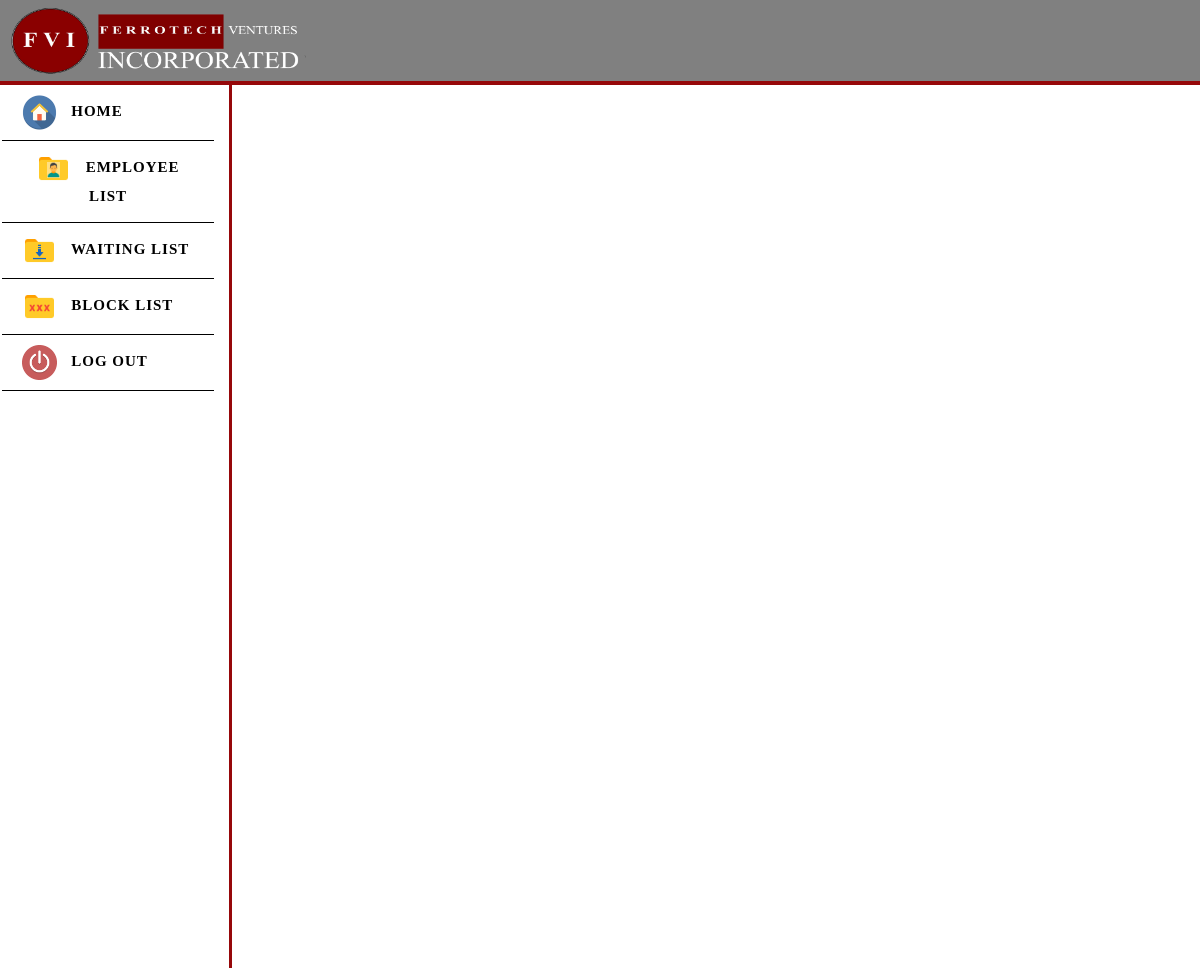
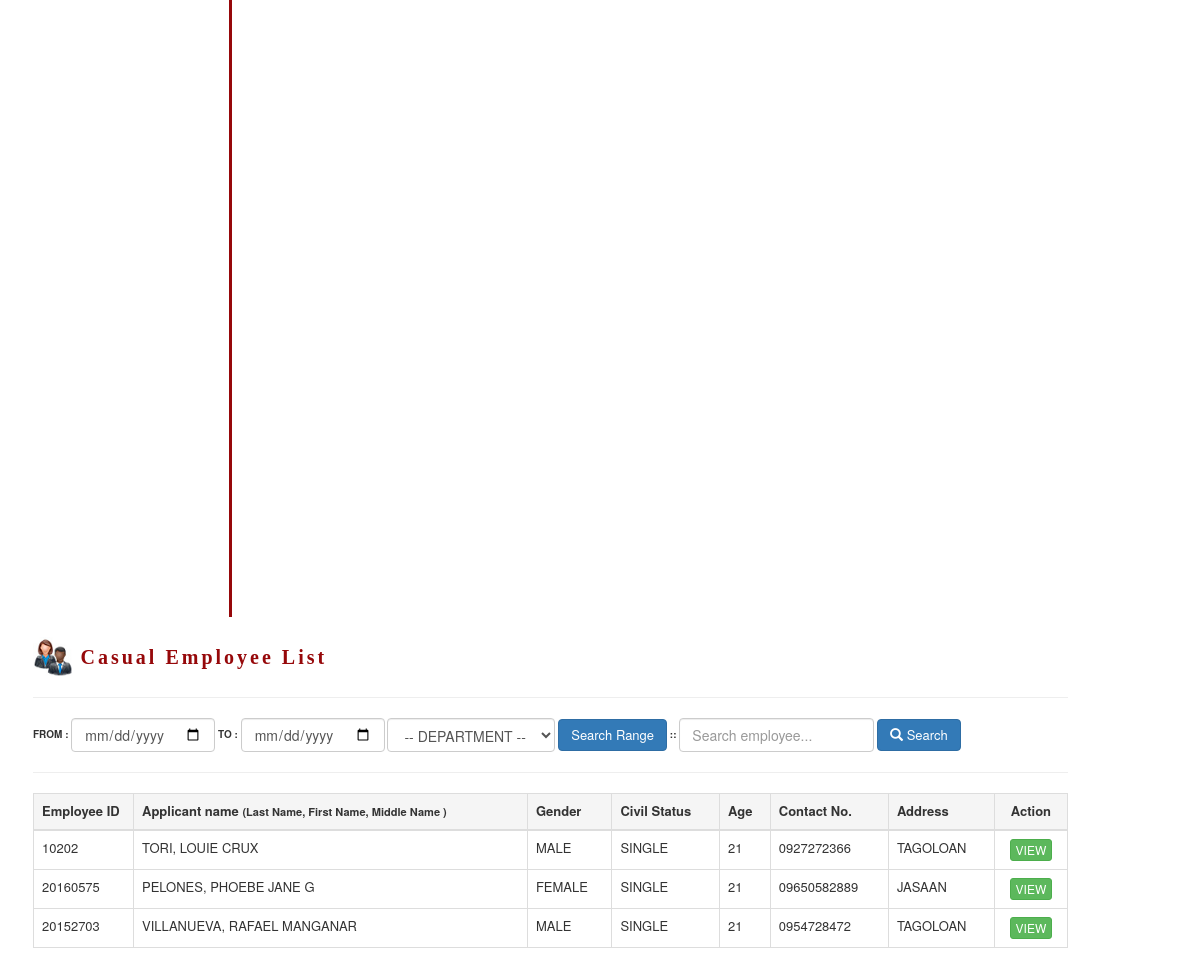
The page /casual_list.php (signed in) on the database its author committed (2 pictures, top to bottom).
### tables this page shows
CREATE TABLE `tbl_applicants` (
  `ID` int(11) NOT NULL,
  `a_id` text NOT NULL,
  `a_fname` varchar(26) NOT NULL,
  `a_lname` varchar(26) NOT NULL,
  `a_mname` varchar(26) NOT NULL,
  `a_gender` varchar(6) NOT NULL,
  `a_civilStatus` varchar(10) NOT NULL,
  `a_contactNumber` varchar(15) NOT NULL,
  `a_religion` varchar(100) NOT NULL,
  `a_birthday` date NOT NULL,
  `a_age` int(2) NOT NULL,
  `a_region` varchar(255) NOT NULL,
  `a_provine` varchar(255) NOT NULL,
  `a_city` varchar(255) NOT NULL,
  `a_brgy` varchar(255) NOT NULL,
  `a_education` varchar(255) NOT NULL,
  `a_masters` varchar(255) NOT NULL,
  `a_empRecords` varchar(255) NOT NULL,
  `a_dateApplied` date NOT NULL,
  `a_position` varchar(255) NOT NULL,
  `a_dateApproved` date NOT NULL,
  `a_status` text NOT NULL
);

CREATE TABLE `refcitymun` (
  `id` int(255) NOT NULL,
  `psgcCode` varchar(255) DEFAULT NULL,
  `citymunDesc` text,
  `regDesc` varchar(255) DEFAULT NULL,
  `provCode` varchar(255) DEFAULT NULL,
  `citymunCode` varchar(255) DEFAULT NULL
);

### casual_list.php (the view, shortened to what this page needs)
<!DOCTYPE html>
<html>
<head>
     <link rel="stylesheet" href="Bootstrap_Files/libs/bootstrap/css/bootstrap.min.css" />
	   <link rel="stylesheet" type="text/css" href="css/sidebar.css">
</head>
<body>
<nav class="navbar navbar-inverse" style="background-color:gray; border: 0px; border-bottom:4px solid rgb(150, 8, 10); border-radius: 0; padding: 5.5px;">
  <div class="container-fluid">
    <img style="margin-left: -1%;" src="images/header.png" width="300px" height="70px">
  </div>
</nav>
 <div class="sidebar col-sm-12 col-md-12 col-lg-6" style="margin-top:-20px; letter-spacing: 1px;">
 <a href="home.php" style="text-decoration: none;">
    <li>
      <span style="font-family: 'Calibri'">
        <img src="images/icons8-home-96.png" height="35px"> &nbsp; HOME
      </span>
    </li>
  </a>
  <li class="dropdown" style="font-family: 'Calibri'">
    <label class="dropbtn"><span><img src="images/icons8-user-folder-96.png" height="35px"></span> &nbsp; EMPLOYEE LIST</label>
  </li>
 	<a href="waiting_list.php" style="text-decoration: none; ">
    <li>
      <span style="font-family: 'Calibri'">
        <img src="images/icons8-downloads-folder-96.png" height="35px"> &nbsp; WAITING LIST
      </span>
    </li>
  </a>
  <a href="blocklist.php" style="text-decoration: none;">
    <li>
      <span style="font-family: 'Calibri'">
        <img src="images/icons8-porn-folder-96.png" height="35px"> &nbsp; BLOCK LIST
      </span>
    </li>
  </a>
   <a type="button" data-toggle="modal" data-target="#logout" style="text-decoration: none;">
    <li>
      <span style="font-family: 'Calibri'">
        <img src="images/off.png" height="35px"> &nbsp; LOG OUT
      </span>
    </li>
  </a>
 </div>
<div class="table-responsive container col-xs-6 col-md-6 col-lg-6" style="margin-left:18px;  width: 1065px;">
<div class="pull-left1">
  <h2 style="font-weight:bold; font-family: 'Corbel'; color:rgb(150, 8, 10);">
    <span><img src="images/casuallist.jpg" height="40px"></span> <b style="font-size:20px; letter-spacing:3px;">Casual Employee List</b>
  </h2>
</div>
<hr>
<form method="POST" class="form-inline" class="navbar-search" style="font-size: 10px;">
  <div class="pull-rSight">
    <div class="form-group">
      <?php
      if(isset($_POST['search_rage'])){
        $from = $_POST['rage_from'];
        $to = $_POST['rage_to'];
        $dep = $_POST['department'];
      }else{
        $from = "";
        $to = "";
      }
      ?>
     <b>FROM :</b>
     <input type="date" name="rage_from" value="<?= $from ?>" class="search-query form-control form-horizontal" placeholder="Search employee...">
     <b>TO :</b>
     <input type="date" name="rage_to" value="<?= $to ?>" class="search-query form-control form-horizontal" placeholder="Search employee...">
     <select class="form-control" name="department">
       <option>-- DEPARTMENT --</option>
     </select>
      <button class="btn btn-primary" type="submit" name="search_rage" style="font-size: 13px;">Search Range</button>
      <b> :: </b>
      <input type="text" name="search_v" class="search-query form-control" placeholder="Search employee...">
      <button class="btn btn-primary" type="submit" name="search_val" style="font-size: 13px;"><span class="glyphicon glyphicon-search"></span> Search</button>
    </div>
  </div>
</form>
<hr>
</div>
<div class="table-responsive container col-xs-6 col-md-6 col-lg-6" style="margin-left:18px;  width: 1065px;">
<table class="table table-hover table-bordered" cellpadding="10px">
  <thead>
    <tr class="active" style="font-weight: bold; font-size: 13px;">
      <th width="100">Employee ID</th>
      <th>Applicant name <small>(Last Name, First Name, Middle Name )</small></th>
      <th>Gender</th>
      <th>Civil Status</th>
      <th>Age</th>
      <th>Contact No.</th>
      <th>Address</th>
      <th><center>Action</center></th>
    </tr>
  </thead>
  <tbody>
    <?php
      if(isset($_POST['search_rage'])){
        $val = $_POST['search_v'];
        if(empty($val)){
          $from = $_POST['rage_from'];
          $to = $_POST['rage_to'];
          $dep = $_POST['department'];
          if(empty($from) || empty($to)){
            $sql = "SELECT * FROM tbl_applicant_field WHERE a_department = '$dep'";
            $query = mysql_query($sql)or die(mysql_error());
          }elseif(empty($dep)){
            $sql = "SELECT * FROM tbl_applicant_field WHERE a_dateHired <= '$to' AND a_dateEnd >= '$from'";
            $query = mysql_query($sql)or die(mysql_error());
          }else{
            $sql = "SELECT * FROM tbl_applicant_field WHERE a_dateHired <= '$to' AND a_dateEnd >= '$from' AND a_department = '$dep'";
            $query = mysql_query($sql)or die(mysql_error());
          }
        }else{
          $query = mysql_query("SELECT * from tbl_applicants WHERE a_status = 'Casual' AND (a_id LIKE '%$val%' OR a_lname LIKE '%$val%' OR a_fname LIKE '%$val%' OR a_mname LIKE '%$val%')")or die(mysql_error());
        }
      }elseif(isset($_POST['search_val'])){
        $val = $_POST['search_v'];
        $query = mysql_query("SELECT * from tbl_applicants WHERE a_status = 'Casual' AND (a_id LIKE '%$val%' OR a_lname LIKE '%$val%' OR a_fname LIKE '%$val%' OR a_mname LIKE '%$val%') AND a_status = 'Casual'")or die(mysql_error());
      }else{
        $query = mysql_query("SELECT * from tbl_applicants where a_status = 'Casual' ORDER BY ID DESC")or die(mysql_error());
      }
      if(mysql_num_rows($query) == 0){
        ?>
        <center><h2><b><p style="color:red; letter-spacing: 3px; font-size: 25px;"><img src="images/Mazenl77-NX11-Folder-Default.ico" height="40px;" width="50px;">NO RECORD FOUND</p></b></h2></center>
        <hr>
        <?php
      }else{
      while($rowz=mysql_fetch_array($query)){
        $id = $rowz['a_id'];
        $info = mysql_query("SELECT * from tbl_applicants where a_id = '$id' AND a_status = 'Casual' ORDER BY ID DESC")or die(mysql_error());
        $row = mysql_fetch_array($info)
    ?>
    <tr style="text-transform: uppercase; font-size: 13px;">
      <td><?= $row['a_id'] ?></td>
      <td><?php echo $row['a_lname'] . ", " . $row['a_fname'] . " " . $row['a_mname']; ?></td>
      <td><?php echo $row['a_gender']; ?></td>
      <td><?php echo $row['a_civilStatus']; ?></td>
      <td><?php echo $row['a_age']; ?></td>
      <td><?php echo $row['a_contactNumber']; ?></td>
      <?php
        $city = $row['a_city'];
        $citymun = mysql_query("SELECT * from refcitymun where citymunCode = '$city'")or die(mysql_error());
        $city_row = mysql_fetch_array($citymun);
      ?>
      <td><?php echo $city_row['citymunDesc']; ?></td>
      <td><center><a href="employee_view.php?id=<?= $row['a_id'] ?>&type=Casual" class="btn btn-xs btn-success">View</a></center></td>
    </tr>
    <?php
    }
    }
    ?>
  </tbody>
  </table>
</div>
</body>
</html>

### css/sidebar.css (style rules this page uses)
body { margin: 0px 0px; padding: 0px 0px; }
* { margin: 0px 0px; padding: 0px 0px; }
.sidebar { background-color:white; border-right:solid rgb(150, 8, 10); margin-left: -8px; width: 20%; height: 1500px; }
li { font-weight: bold; list-style-type: none; color: black; padding: 10px 20px; border-bottom:1px solid black; font-family: oblique; font-size: 15px; margin-left: -5px; }
li label, .dropbtn { display: inline-block; color: black; text-align: center; text-decoration: none; }

### rows shown on the page
tbl_applicants: a "10202", a_lname "TORI", a_fname "LOUIE", a_mname "CRUX", a_gender "MALE", a_civilStatus "SINGLE", a_age "21", a_contactNumber "0927272366", refcitymun.citymunDesc "TAGOLOAN"
tbl_applicants: a "20160575", a_lname "PELONES", a_fname "PHOEBE JANE", a_mname "G", a_gender "FEMALE", a_civilStatus "SINGLE", a_age "21", a_contactNumber "09650582889", refcitymun.citymunDesc "JASAAN"
tbl_applicants: a "20152703", a_lname "VILLANUEVA", a_fname "RAFAEL", a_mname "MANGANAR", a_gender "MALE", a_civilStatus "SINGLE", a_age "21", a_contactNumber "0954728472", refcitymun.citymunDesc "TAGOLOAN"
